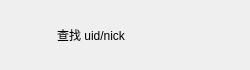
<?xml version="1.0" encoding="UTF-8"?>
<ui version="4.0">
 <class>AddUserItem</class>
 <widget class="QWidget" name="AddUserItem">
  <property name="geometry">
   <rect>
    <x>0</x>
    <y>0</y>
    <width>250</width>
    <height>70</height>
   </rect>
  </property>
  <property name="minimumSize">
   <size>
    <width>250</width>
    <height>70</height>
   </size>
  </property>
  <property name="maximumSize">
   <size>
    <width>250</width>
    <height>70</height>
   </size>
  </property>
  <property name="windowTitle">
   <string>Form</string>
  </property>
  <layout class="QHBoxLayout" name="horizontalLayout">
   <item>
    <widget class="QLabel" name="addTip">
     <property name="minimumSize">
      <size>
       <width>40</width>
       <height>40</height>
      </size>
     </property>
     <property name="maximumSize">
      <size>
       <width>40</width>
       <height>40</height>
      </size>
     </property>
     <property name="text">
      <string/>
     </property>
    </widget>
   </item>
   <item>
    <widget class="QLabel" name="messageTip">
     <property name="text">
      <string>查找 uid/nick</string>
     </property>
    </widget>
   </item>
   <item>
    <widget class="QLabel" name="rightTip">
     <property name="minimumSize">
      <size>
       <width>30</width>
       <height>30</height>
      </size>
     </property>
     <property name="maximumSize">
      <size>
       <width>30</width>
       <height>30</height>
      </size>
     </property>
     <property name="text">
      <string/>
     </property>
    </widget>
   </item>
  </layout>
 </widget>
 <resources/>
 <connections/>
</ui>
